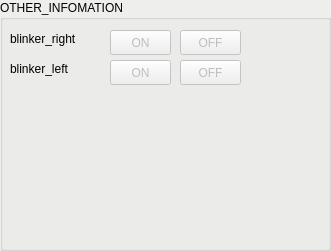
     <widget class="QGroupBox" name="groupBox_other">
      <property name="enabled">
       <bool>true</bool>
      </property>
      <property name="geometry">
       <rect>
        <x>350</x>
        <y>230</y>
        <width>331</width>
        <height>251</height>
       </rect>
      </property>
      <property name="palette">
       <palette>
        <active>
         <colorrole role="Base">
          <brush brushstyle="SolidPattern">
           <color alpha="255">
            <red>255</red>
            <green>255</green>
            <blue>255</blue>
           </color>
          </brush>
         </colorrole>
         <colorrole role="Window">
          <brush brushstyle="SolidPattern">
           <color alpha="255">
            <red>238</red>
            <green>238</green>
            <blue>236</blue>
           </color>
          </brush>
         </colorrole>
        </active>
        <inactive>
         <colorrole role="Base">
          <brush brushstyle="SolidPattern">
           <color alpha="255">
            <red>255</red>
            <green>255</green>
            <blue>255</blue>
           </color>
          </brush>
         </colorrole>
         <colorrole role="Window">
          <brush brushstyle="SolidPattern">
           <color alpha="255">
            <red>238</red>
            <green>238</green>
            <blue>236</blue>
           </color>
          </brush>
         </colorrole>
        </inactive>
        <disabled>
         <colorrole role="Base">
          <brush brushstyle="SolidPattern">
           <color alpha="255">
            <red>238</red>
            <green>238</green>
            <blue>236</blue>
           </color>
          </brush>
         </colorrole>
         <colorrole role="Window">
          <brush brushstyle="SolidPattern">
           <color alpha="255">
            <red>238</red>
            <green>238</green>
            <blue>236</blue>
           </color>
          </brush>
         </colorrole>
        </disabled>
       </palette>
      </property>
      <property name="autoFillBackground">
       <bool>true</bool>
      </property>
      <property name="title">
       <string>OTHER_INFOMATION</string>
      </property>
      <widget class="QLabel" name="lb_blinker_right">
       <property name="geometry">
        <rect>
         <x>10</x>
         <y>30</y>
         <width>91</width>
         <height>17</height>
        </rect>
       </property>
       <property name="text">
        <string>blinker_right</string>
       </property>
      </widget>
      <widget class="QPushButton" name="bt_blinker_right_on">
       <property name="enabled">
        <bool>false</bool>
       </property>
       <property name="geometry">
        <rect>
         <x>110</x>
         <y>30</y>
         <width>61</width>
         <height>25</height>
        </rect>
       </property>
       <property name="text">
        <string>ON</string>
       </property>
      </widget>
      <widget class="QPushButton" name="bt_blinker_right_off">
       <property name="enabled">
        <bool>false</bool>
       </property>
       <property name="geometry">
        <rect>
         <x>180</x>
         <y>30</y>
         <width>61</width>
         <height>25</height>
        </rect>
       </property>
       <property name="text">
        <string>OFF</string>
       </property>
      </widget>
      <widget class="QLabel" name="lb_blinker_left">
       <property name="geometry">
        <rect>
         <x>10</x>
         <y>60</y>
         <width>91</width>
         <height>17</height>
        </rect>
       </property>
       <property name="text">
        <string>blinker_left</string>
       </property>
      </widget>
      <widget class="QPushButton" name="bt_blinker_left_on">
       <property name="enabled">
        <bool>false</bool>
       </property>
       <property name="geometry">
        <rect>
         <x>110</x>
         <y>60</y>
         <width>61</width>
         <height>25</height>
        </rect>
       </property>
       <property name="text">
        <string>ON</string>
       </property>
      </widget>
      <widget class="QPushButton" name="bt_blinker_left_off">
       <property name="enabled">
        <bool>false</bool>
       </property>
       <property name="geometry">
        <rect>
         <x>180</x>
         <y>60</y>
         <width>61</width>
         <height>25</height>
        </rect>
       </property>
       <property name="text">
        <string>OFF</string>
       </property>
      </widget>
     </widget>
